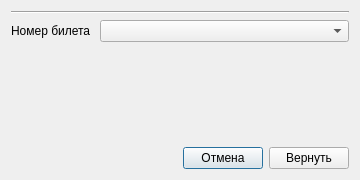
<?xml version="1.0" encoding="UTF-8"?>
<ui version="4.0">
 <class>DeleteTicketDialog</class>
 <widget class="QDialog" name="DeleteTicketDialog">
  <property name="windowModality">
   <enum>Qt::WindowModal</enum>
  </property>
  <property name="geometry">
   <rect>
    <x>0</x>
    <y>0</y>
    <width>360</width>
    <height>180</height>
   </rect>
  </property>
  <property name="sizePolicy">
   <sizepolicy hsizetype="Fixed" vsizetype="Fixed">
    <horstretch>0</horstretch>
    <verstretch>0</verstretch>
   </sizepolicy>
  </property>
  <property name="windowTitle">
   <string>Вернуть билет</string>
  </property>
  <layout class="QGridLayout" name="gridLayout">
   <item row="0" column="0" colspan="3">
    <layout class="QFormLayout" name="formLayout">
     <item row="0" column="0" colspan="2">
      <widget class="Line" name="line">
       <property name="orientation">
        <enum>Qt::Horizontal</enum>
       </property>
      </widget>
     </item>
     <item row="1" column="0">
      <widget class="QLabel" name="label_2">
       <property name="text">
        <string>Номер билета </string>
       </property>
      </widget>
     </item>
     <item row="1" column="1">
      <widget class="QComboBox" name="cB_TicketNumber"/>
     </item>
    </layout>
   </item>
   <item row="1" column="0">
    <spacer name="horizontalSpacer">
     <property name="orientation">
      <enum>Qt::Horizontal</enum>
     </property>
     <property name="sizeHint" stdset="0">
      <size>
       <width>135</width>
       <height>20</height>
      </size>
     </property>
    </spacer>
   </item>
   <item row="1" column="1">
    <widget class="QPushButton" name="pBtn_Cancel">
     <property name="text">
      <string>Отмена</string>
     </property>
    </widget>
   </item>
   <item row="1" column="2">
    <widget class="QPushButton" name="pBtn_Return">
     <property name="text">
      <string>Вернуть</string>
     </property>
    </widget>
   </item>
  </layout>
 </widget>
 <resources/>
 <connections/>
</ui>
